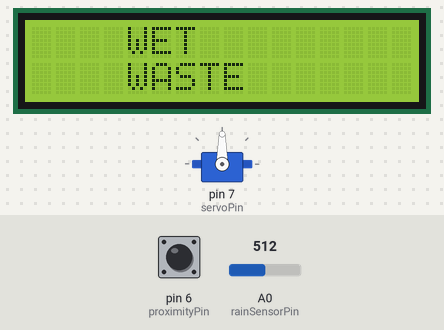
This sketch was run on a simulated Arduino Uno, built with avr-gcc and run on an emulated ATmega328P. On the bench: 16×2 character LCD, servo. Inputs (shaded band) come from the test bench; at power-on: A0 (rainSensorPin) = 512, pin 6 (proximityPin) HIGH. What the sketch prints to the serial monitor is not drawn.

Above: at 1.2 s.
1.3 s: A0 (rainSensorPin) set to 390
At 2.8 s:
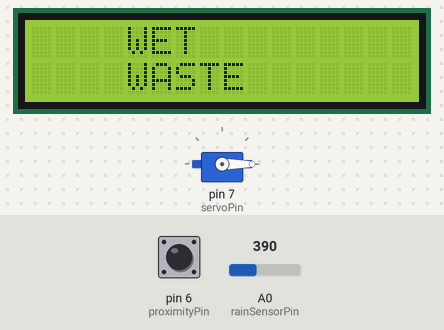
5.2 s: A0 (rainSensorPin) set to 371
At 7.4 s:
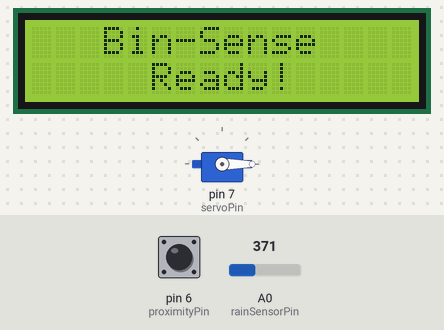
Timing chart, 0 to 8.9 s (numbered marks = the images above; inputs shaded):
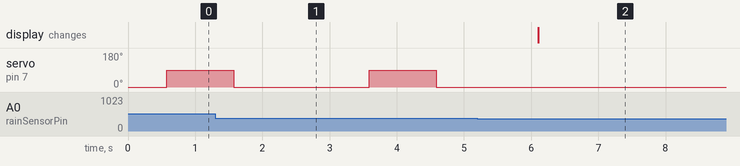

The sketch:

EXPO_BIN-SENSE.ino
```cpp
#include <Wire.h>
#include <LiquidCrystal_I2C.h>
#include <Stepper.h>
#include <Servo.h>

// --- LCD Setup ---
LiquidCrystal_I2C lcd(0x27, 16, 2); // basta mga GND emerut

// --- Stepper Setup ---
const int stepsPerRevolution = 2048;
const int step120deg = stepsPerRevolution / 3; // ~682 steps (sabi ni Meta kay Em)
Stepper stepper(stepsPerRevolution, 8, 10, 9, 11);

// --- Servo Setup ---
Servo servo;

// --- Pins ---
const int rainSensorPin = A0;
const int proximityPin = 6;
const int servoPin = 7;

// --- Thresholds ---
const int wetThreshold = 381;
const int dryValue = 1023;

// --- Rotation Tracking ---
int currentPosition = 0;

void setup() {
  Serial.begin(9600);
  lcd.init();
  lcd.backlight();

  pinMode(proximityPin, INPUT);
  servo.attach(servoPin);
  servo.write(0); // Close servo

  stepper.setSpeed(10); // RPM yug speed
}

void loop() {
  int rainValue = analogRead(rainSensorPin);
  bool metalDetected = digitalRead(proximityPin) == LOW;

  Serial.print("Rain: ");
  Serial.print(rainValue);
  Serial.print(" | Metal: ");
  Serial.println(metalDetected);

  if (rainValue >= wetThreshold) {
    processWaste("WET", "WASTE", 0);
  } else if (rainValue == dryValue && metalDetected) {
    processWaste("METAL", "WASTE", 2);
  } else if (rainValue == dryValue && !metalDetected) {
    processWaste("DRY", "WASTE", 1);
  } else {
    // Show "Bin-Sense Ready!" pang standby mode
    lcd.clear();
    lcd.setCursor(3, 0); // center "Bin-Sense"
    lcd.print("Bin-Sense");
    lcd.setCursor(5, 1); // center "Ready!"
    lcd.print("Ready!");
  }

  delay(1000); // Check again after 1 second
}

void processWaste(String line1, String line2, int targetPosition) {
  lcd.clear();
  lcd.setCursor(4, 0);
  lcd.print(line1);
  lcd.setCursor(4, 1);
  lcd.print(line2);

  int stepDiff = (targetPosition - currentPosition + 3) % 3;
  int stepsToMove = stepDiff * step120deg;

  stepper.step(stepsToMove);
  currentPosition = targetPosition;

  delay(500);

  servo.write(90); // Open
  delay(1000);

  servo.write(0); // Close
  delay(500);
}
```

Measured:
- the behaviour switches between 381 and 380 on A0 (rainSensorPin) (found by bisection; images 1 and 2)
- after the input at 5.2 s, servo on pin 7 (servoPin): stops changing and stays 0°; the display: changes after 0.91 s (image 2)
